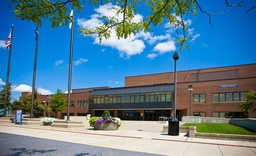
#> input picture task2.jpg, 256 x 156 px, shrunk from 750 x 458 before the run, found by its file name
$ python Project1_keypoint.py
#> lines starting #> are read from the running program, lines starting #| are printed output that depends on the picture
import cv2
from numpy import *
import numpy as np
import math
import copy

##
#define image filter function
def image_filter(img_input,filter_kernel):

    size_img_input=img_input.shape
    kernel_size=filter_kernel.shape
    decenter=int((kernel_size[1]-1)/2)
    rgb_gray=len(size_img_input)
    if rgb_gray==3:
        new_img=zeros((size_img_input[0],size_img_input[1],size_img_input[2]))
        rgb_channel=size_img_input[2]
        for c in range(0,rgb_channel):
            img_ex=img_input[:,:,c]
            for i in range(0,size_img_input[0]):
                for j in range(0,size_img_input[1]):
                    H=zeros((kernel_size[0],kernel_size[1]))
                    G=zeros((kernel_size[0],kernel_size[1]))
                    for n in range(-decenter,decenter+1):
                        for m in range(-decenter,decenter+1):
                            if i+n in range(0,size_img_input[0]) and j+m in range(0,size_img_input[1]):
                                H[decenter+n,decenter+m]=img_ex[i+n,j+m]
                            else:
                                H[decenter+n,decenter+m]=0
                    for x in range(-decenter,decenter+1):
                        for y in range(-decenter,decenter+1):
                            G[decenter+x,decenter+y]=H[decenter+x,decenter+y]*filter_kernel[decenter-x,decenter-y]
                    new_img[i,j,c]=sum(G)
    else:
        new_img=zeros((size_img_input[0],size_img_input[1]))
        for i in range(0,size_img_input[0]):
                for j in range(0,size_img_input[1]):
                    H=zeros((kernel_size[0],kernel_size[1]))
                    G=zeros((kernel_size[0],kernel_size[1]))
                    for n in range(-decenter,decenter+1):
                        for m in range(-decenter,decenter+1):
                            if i+n in range(0,size_img_input[0]) and j+m in range(0,size_img_input[1]):
                                H[decenter+n,decenter+m]=img_input[i+n,j+m]
                            else:
                                H[decenter+n,decenter+m]=0
                    for x in range(-decenter,decenter+1):
                        for y in range(-decenter,decenter+1):
                            G[decenter+x,decenter+y]=H[decenter+x,decenter+y]*filter_kernel[decenter-x,decenter-y]
                    new_img[i,j]=sum(G)

    img_new_adjusted=new_img.clip(0, 255)
    img_new=np.rint(img_new_adjusted).astype('uint8')
    return img_new

##
#define function to generate gaussian kernel
def gaus_kernel(sigma,pixel_num):
    Gau=zeros((pixel_num,pixel_num))
    hw=1/2*(pixel_num-1)
    ##hw=half width, being calculated to adjust the center position
    ##
    for x_g in range(0,pixel_num):
        for y_g in range(0,pixel_num):
            Gau[x_g,y_g]=(1/(2*math.pi*sigma*sigma))*exp(-((x_g-hw)*(x_g-hw)+(y_g-hw)*(y_g-hw))/(2*sigma*sigma))
    sum_Gau=sum(Gau)
    for x_g in range(0,pixel_num):
        for y_g in range(0,pixel_num):
            Gau[x_g,y_g]=Gau[x_g,y_g]/sum_Gau
    return Gau

##
##define sampling function
def sampling(image_original,ratio):
    size_original=image_original.shape
    length=size_original[0]
    width=size_original[1]
    length_adj=math.floor(length/ratio)
    width_adj=math.floor(width/ratio)
    rgb_or_gray=len(size_original)
    if rgb_or_gray==3:
        sampled_img=zeros((length_adj,width_adj,size_original[2]))
        for colorchannel in range(0,size_original[2]):
            for x_adj in range(0,length_adj):
                for y_adj in range(0,width_adj):
                    sampled_img[x_adj,y_adj,colorchannel]=np.mean(image_original[ratio*x_adj:ratio*(x_adj+1),ratio*y_adj:ratio*(y_adj+1),colorchannel])
    else:
        sampled_img=zeros((length_adj,width_adj))
        for x_adj in range(0,length_adj):
                for y_adj in range(0,width_adj):
                    sampled_img[x_adj,y_adj]=np.mean(image_original[ratio*x_adj:ratio*(x_adj+1),ratio*y_adj:ratio*(y_adj+1)])

    sampled_img_output=np.rint(sampled_img).astype('uint8')
    return sampled_img_output

##
##define octave function
def octave_array(img_base,scale_number,sigma_initial):
    size_base=img_base.shape
    octave_mat=zeros((size_base[0],size_base[1],scale_number))
    for scale_count in range(0,scale_number):
        sigma_octave=sigma_initial*(pow(pow(2,1/2),scale_count))
        kernel_oc=gaus_kernel(sigma_octave,7)
        octave_mat[:,:,scale_count]=image_filter(img_base,kernel_oc)

    octave_output=np.rint(octave_mat).astype('uint8')
    return octave_output


##
#define DoG converting funtion
def DoG_convert(octave_tower):
    size_tower=octave_tower.shape
    DoG=zeros((size_tower[0],size_tower[1],size_tower[2]-1))
    for tower_n in range(0,size_tower[2]-1):
        DoG[:,:,tower_n]=octave_tower[:,:,tower_n+1].astype(float)-octave_tower[:,:,tower_n].astype(float)

    return DoG


##
#define finding local max/min function
def local_maxmin(DoG):
    size_dog=DoG.shape
    coor_list=[] #coordinator lists of keypoint candidates
    for n_doglayer in range(1,size_dog[2]-1):
        for x_dog in range(1,size_dog[0]-1):
            for y_dog in range(1,size_dog[1]-1):

                local_max=max(DoG[x_dog-1,y_dog-1,n_doglayer-1],DoG[x_dog-1,y_dog,n_doglayer-1],DoG[x_dog-1,y_dog+1,n_doglayer-1],
                DoG[x_dog+1,y_dog-1,n_doglayer-1],DoG[x_dog+1,y_dog,n_doglayer-1],DoG[x_dog+1,y_dog+1,n_doglayer-1],
                DoG[x_dog,y_dog-1,n_doglayer-1],DoG[x_dog,y_dog,n_doglayer-1],DoG[x_dog,y_dog+1,n_doglayer-1],
                DoG[x_dog-1,y_dog-1,n_doglayer+1],DoG[x_dog-1,y_dog,n_doglayer+1],DoG[x_dog-1,y_dog+1,n_doglayer+1],
                DoG[x_dog+1,y_dog-1,n_doglayer+1],DoG[x_dog+1,y_dog,n_doglayer+1],DoG[x_dog+1,y_dog+1,n_doglayer+1],
                DoG[x_dog,y_dog-1,n_doglayer+1],DoG[x_dog,y_dog,n_doglayer+1],DoG[x_dog,y_dog+1,n_doglayer+1],
                DoG[x_dog-1,y_dog-1,n_doglayer],DoG[x_dog-1,y_dog,n_doglayer],DoG[x_dog-1,y_dog+1,n_doglayer],
                DoG[x_dog+1,y_dog-1,n_doglayer],DoG[x_dog+1,y_dog,n_doglayer],DoG[x_dog+1,y_dog+1,n_doglayer],
                DoG[x_dog,y_dog-1,n_doglayer],DoG[x_dog,y_dog+1,n_doglayer])

                local_min=min(DoG[x_dog-1,y_dog-1,n_doglayer-1],DoG[x_dog-1,y_dog,n_doglayer-1],DoG[x_dog-1,y_dog+1,n_doglayer-1],
                DoG[x_dog+1,y_dog-1,n_doglayer-1],DoG[x_dog+1,y_dog,n_doglayer-1],DoG[x_dog+1,y_dog+1,n_doglayer-1],
                DoG[x_dog,y_dog-1,n_doglayer-1],DoG[x_dog,y_dog,n_doglayer-1],DoG[x_dog,y_dog+1,n_doglayer-1],
                DoG[x_dog-1,y_dog-1,n_doglayer+1],DoG[x_dog-1,y_dog,n_doglayer+1],DoG[x_dog-1,y_dog+1,n_doglayer+1],
                DoG[x_dog+1,y_dog-1,n_doglayer+1],DoG[x_dog+1,y_dog,n_doglayer+1],DoG[x_dog+1,y_dog+1,n_doglayer+1],
                DoG[x_dog,y_dog-1,n_doglayer+1],DoG[x_dog,y_dog,n_doglayer+1],DoG[x_dog,y_dog+1,n_doglayer+1],
                DoG[x_dog-1,y_dog-1,n_doglayer],DoG[x_dog-1,y_dog,n_doglayer],DoG[x_dog-1,y_dog+1,n_doglayer],
                DoG[x_dog+1,y_dog-1,n_doglayer],DoG[x_dog+1,y_dog,n_doglayer],DoG[x_dog+1,y_dog+1,n_doglayer],
                DoG[x_dog,y_dog-1,n_doglayer],DoG[x_dog,y_dog+1,n_doglayer])

                if DoG[x_dog,y_dog,n_doglayer]>local_max or DoG[x_dog,y_dog,n_doglayer]<local_min:
                    coor_list.append([x_dog,y_dog,n_doglayer])
                else:
                    continue
    return coor_list

##
#define keypoint show function
def keypoint_show(oc_ori,coor_array):
    oc_array=copy.deepcopy(oc_ori)
    size_show=len(coor_array)
    for n_show in range(0,size_show):
        oc_array[coor_array[n_show][0],coor_array[n_show][1],coor_array[n_show][2]]=255
    return oc_array


img=cv2.imread('C:/Users/eris9/Dropbox/Python/task2.jpg',0)
#> img: shape (156, 256); min 0, max 255, mean 117.4

##build octave
octave_1=octave_array(img,5,pow(2,1/2)/2)
img_base_2=sampling(octave_1[:,:,2],2)
#> after the loop in sampling, `for x_adj in range(0,length_adj):`:
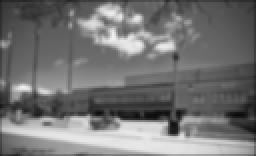
#> sampled_img: shape (78, 128) float64 (shown 2 times larger); min 9.5, max 239.8, mean 116.2
octave_2=octave_array(img_base_2,5,pow(2,1/2))
img_base_3=sampling(octave_2[:,:,2],2)
octave_3=octave_array(img_base_3,5,pow(2,1/2)*2)
img_base_4=sampling(octave_3[:,:,2],2)
octave_4=octave_array(img_base_4,5,pow(2,1/2)*4)

##calculate DoG
DoG_1=DoG_convert(octave_1)
#> after the loop in DoG_convert, `for tower_n in range(0,size_tower[2]-1):`:
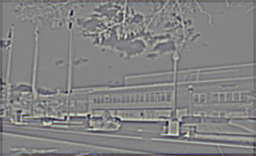
#> DoG: shape (156, 256, 4) float64; mean of channels 0, 1, 2, 3 -0.3, -0.3, -0.3, -0.2; drawn with min black and max white
DoG_2=DoG_convert(octave_2)
#> after the loop in DoG_convert (call 2), `for tower_n in range(0,size_tower[2]-1):`:
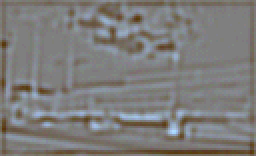
#> DoG: shape (78, 128, 4) float64 (shown 2 times larger); mean of channels 0, 1, 2, 3 -0.579, -0.381, -0.208, -0.109; drawn with min black and max white
DoG_3=DoG_convert(octave_3)
#> after the loop in DoG_convert (call 3), `for tower_n in range(0,size_tower[2]-1):`:
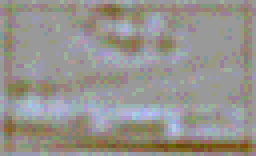
#> DoG: shape (39, 64, 4) float64 (shown 4 times larger); mean of channels 0, 1, 2, 3 -0.417, -0.216, -0.106, -0.0569; drawn with min black and max white
DoG_4=DoG_convert(octave_4)

##finding out the local max/min
coor_1=local_maxmin(DoG_1)
#> after the loop in local_maxmin, `for n_doglayer in range(1,size_dog[2]-1):`: coor_list = 371 items, first 6: [1, 1, 1], [1, 96, 1], [1, 179, 1], [1, 254, 1], [4, 77, 1], [4, 102, 1]
#> coor_1 has the same summary as coor_list in local_maxmin
coor_2=local_maxmin(DoG_2)
#> coor_2 = 23 items, first 6: [16, 120, 1], [18, 26, 1], [20, 121, 1], [22, 116, 1], [39, 41, 1], [72, 99, 1]
coor_3=local_maxmin(DoG_3)
#> coor_3 = [[20, 45, 1], [4, 13, 2], [5, 49, 2], [7, 25, 2], [7, 57, 2], [19, 40, 2], [21, 37, 2], [22, 41, 2], [24, 42, 2]]
coor_4=local_maxmin(DoG_4)
#> coor_4 = [[6, 25, 1], [7, 7, 1], [7, 13, 1], [6, 10, 2], [10, 11, 2]]

##display keypoints
octave_n1=keypoint_show(octave_1,coor_1)
#> in keypoint_show, `size_show=len(coor_array)`: size_show = 371
octave_n2=keypoint_show(octave_2,coor_2)
octave_n3=keypoint_show(octave_3,coor_3)
octave_n4=keypoint_show(octave_4,coor_4)

cv2.imshow('OC1_1',octave_1[:,:,0])
cv2.imshow('OC1_2',octave_1[:,:,1])
cv2.imshow('OC1_3',octave_1[:,:,2])
cv2.imshow('OC1_4',octave_1[:,:,3])
cv2.imshow('OC1_5',octave_1[:,:,4])

cv2.imshow('OC2_1',octave_2[:,:,0])
cv2.imshow('OC2_2',octave_2[:,:,1])
cv2.imshow('OC2_3',octave_2[:,:,2])
cv2.imshow('OC2_4',octave_2[:,:,3])
cv2.imshow('OC2_5',octave_2[:,:,4])

# [5 lines of commented-out code are left out]

cv2.imshow('OC3_1',octave_3[:,:,0])
cv2.imshow('OC3_2',octave_3[:,:,1])
cv2.imshow('OC3_3',octave_3[:,:,2])
cv2.imshow('OC3_4',octave_3[:,:,3])
cv2.imshow('OC3_5',octave_3[:,:,4])

# [4 lines of commented-out code are left out]

cv2.imshow('OC4_1',octave_4[:,:,0])
cv2.imshow('OC4_2',octave_4[:,:,1])
cv2.imshow('OC4_3',octave_4[:,:,2])
cv2.imshow('OC4_4',octave_4[:,:,3])
cv2.imshow('OC4_5',octave_4[:,:,4])

cv2.imshow('DoG1_1',DoG_1[:,:,0].astype('uint8'))
cv2.imshow('DoG1_2',DoG_1[:,:,1].astype('uint8'))
cv2.imshow('DoG1_3',DoG_1[:,:,2].astype('uint8'))
cv2.imshow('DoG1_4',DoG_1[:,:,3].astype('uint8'))
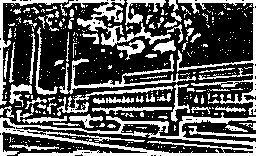
#> window 'DoG1_4': shape (156, 256); min 0, max 255, mean 86.4

cv2.imshow('DoG2_1',DoG_2[:,:,0].astype('uint8'))
cv2.imshow('DoG2_2',DoG_2[:,:,1].astype('uint8'))
cv2.imshow('DoG2_3',DoG_2[:,:,2].astype('uint8'))
cv2.imshow('DoG2_4',DoG_2[:,:,3].astype('uint8'))
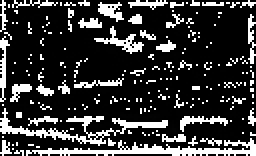
#> window 'DoG2_4': shape (78, 128) (shown 2 times larger); min 0, max 255, mean 54.5

# [4 lines of commented-out code are left out]

cv2.imshow('DoG3_1',DoG_3[:,:,0].astype('uint8'))
cv2.imshow('DoG3_2',DoG_3[:,:,1].astype('uint8'))
cv2.imshow('DoG3_3',DoG_3[:,:,2].astype('uint8'))
cv2.imshow('DoG3_4',DoG_3[:,:,3].astype('uint8'))

# [4 lines of commented-out code are left out]

cv2.imshow('DoG4_1',DoG_4[:,:,0].astype('uint8'))
cv2.imshow('DoG4_2',DoG_4[:,:,1].astype('uint8'))
cv2.imshow('DoG4_3',DoG_4[:,:,2].astype('uint8'))
cv2.imshow('DoG4_4',DoG_4[:,:,3].astype('uint8'))

cv2.imshow('key1_1',octave_n1[:,:,1])
cv2.imshow('key1_2',octave_n1[:,:,2])
cv2.imshow('key2_1',octave_n2[:,:,1])
cv2.imshow('key2_2',octave_n2[:,:,2])
cv2.imshow('key3_1',octave_n3[:,:,1])
cv2.imshow('key3_2',octave_n3[:,:,2])
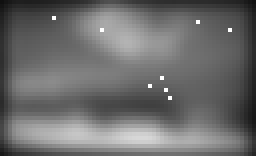
#> window 'key3_2': shape (39, 64) (shown 4 times larger); min 16, max 255, mean 107.9
cv2.imshow('key4_1',octave_n4[:,:,1])
cv2.imshow('key4_2',octave_n4[:,:,2])

# [8 lines of commented-out code are left out]

cv2.imshow('IMG',img)
cv2.waitKey(0)
cv2.destroyAllWindows()
